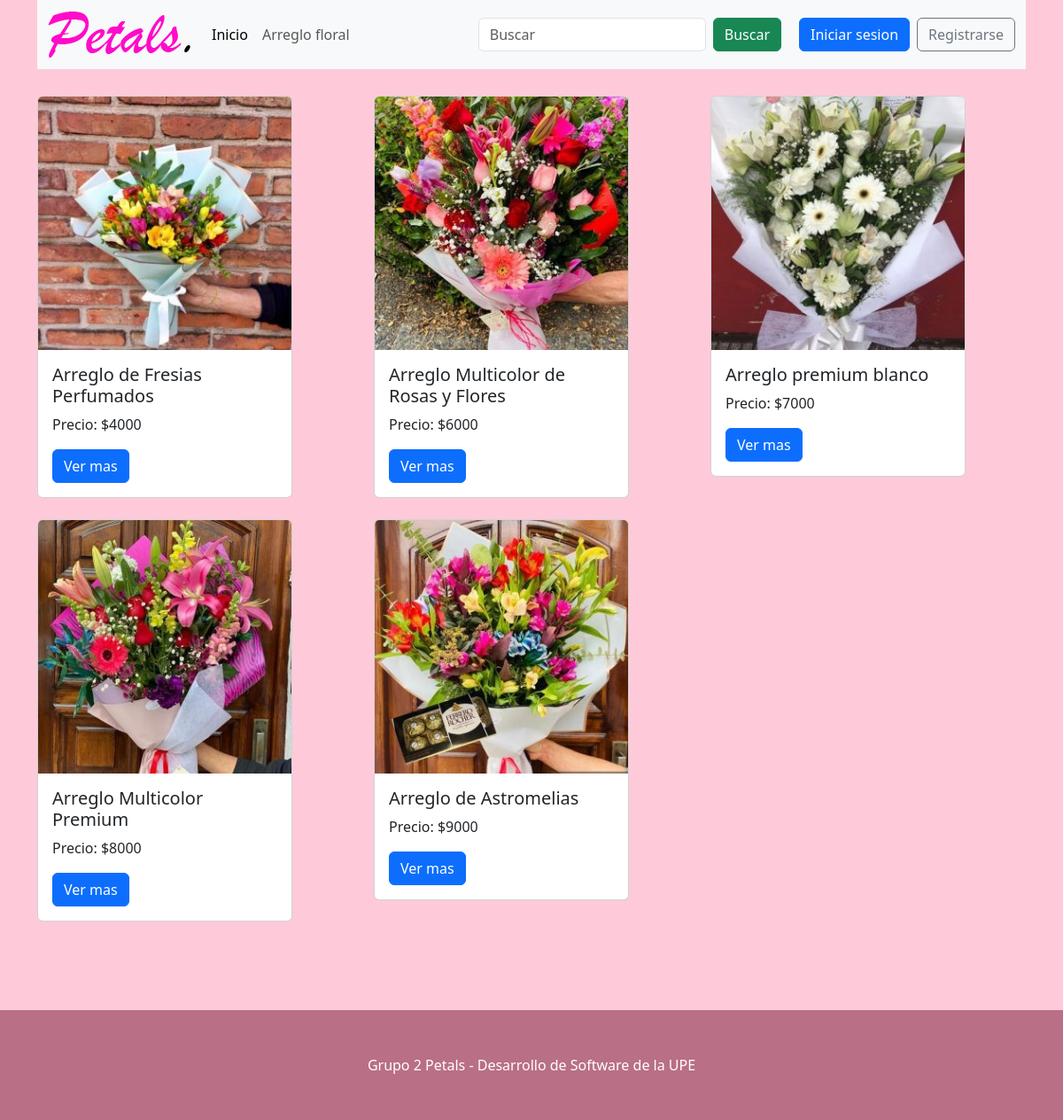
Screenshot of /galeria.php with the database file from the repository.
### tables this page shows
CREATE TABLE `producto_catalogo` (
  `Imagen_del_AF` varchar(45) NOT NULL,
  `Nombre_del_AF` varchar(45) NOT NULL,
  `Codigo_del_AF` int(11) NOT NULL,
  `Precio_del_AF` int(11) NOT NULL,
  `Descripcion_del_AF` varchar(50) DEFAULT NULL,
  `Activo` varchar(10) NOT NULL,
  `IDProducto_Catalogo` int(11) NOT NULL
);

### galeria.php (the view, shortened to what this page needs)
<?php
include 'app/conexion.php';
$sql = "SELECT * FROM producto_catalogo";
$result = mysqli_query($conexion,$sql);
include 'sections/header.php';
?>
        <div class="flores">
            <div class="row row-cols-1 row-cols-md-3 g-4">
            	<?php while($reg = mysqli_fetch_assoc($result)){ ?>
                <div class="col galeria-card">
                    <div class="card" style="width: 18rem;">
                        <a href="producto.php?id=<?php echo $reg['IDProducto_Catalogo'] ?>"><img src="imagenes/<?php echo $reg["Imagen_del_AF"] ?>" class="card-img-top" alt="..."></a>
                        <div class="card-body">
                            <h5 class="card-title"><?php echo $reg["Nombre_del_AF"]?></h5>
                            <p class="card-text">Precio: $<?php  echo $reg["Precio_del_AF"]?></p>
                            <a href="producto.php?id=<?php echo $reg['IDProducto_Catalogo'] ?>" class="btn btn-primary">Ver mas</a>
                        </div>
                    </div>
                </div>
            	<?php }	?>
            </div>
        </div>
<?php
include 'sections/footer.php';
?>

### sections/header.php (shortened to what this page needs)
<!DOCTYPE html>
<html lang="en">
<head>
    <link href="https://cdn.jsdelivr.net/npm/bootstrap@5.3.1/dist/css/bootstrap.min.css" rel="stylesheet">
    <link rel="stylesheet" href="style.css">
    <link rel="stylesheet" href="styleTarjeta.css">
</head>
<body>
    <div class="container">
         <nav class="navbar navbar-expand-lg navbar-light bg-light">
        <div class="container-fluid">
        <a class="navbar-brand" href="index.php"><img src="imagenes/petals-logo.png" alt="petals-logo" id="logo"></a>
            <div class="collapse navbar-collapse" id="navbarSupportedContent">
                <ul class="navbar-nav me-auto mb-2 mb-lg-0">
                    <li class="nav-item">
                        <a class="nav-link active" aria-current="page" href="index.php">Inicio</a>
                    </li>
                    <li class="nav-item">
                        <a class="nav-link" href="galeria.php">Arreglo floral</a>
                    </li>
                </ul>
                <form action="galeria_busqueda.php" method="get" class="d-flex">
                    <input class="form-control me-2" type="search" placeholder="Buscar" aria-label="Search" name="busqueda" id="busqueda">
                    <button class="btn btn-success">Buscar</button>
                </form>
                <?php if (isset($_SESSION['user'])) { ?>
                    <a href="app/logout.php" class="btn btn-danger" id="iniciar-sesion">Cerrar sesion</a>
                <?php } else { ?>
                    <a href="login.php" class="btn btn-primary btn me-2" type="submit" id="iniciar-sesion">Iniciar sesion</a>
                    <a href="signup.php" class="btn btn-outline-secondary btn" type="submit" id="registrarse">Registrarse</a>
                <?php } ?>
            </div>
        </div>
    </nav>

### sections/footer.php (shortened to what this page needs)
</div>
<footer>
Grupo 2 Petals - Desarrollo de Software de la UPE
</footer>
</body>
</html>

### style.css (style rules this page uses)
body { background-color: #fecada; }
footer { text-align: center; background-color: #b96f85; color: white; margin-top: 100px; padding: 50px; position: relative; width: 100%; }
#iniciar-sesion { margin-left: 20px; }
.flores { margin-top: 30px; }
.galeria-card { transition: .2s; cursor: pointer; }

### rows the page displays
producto_catalogo: Imagen_del_AF (picture), Nombre_del_AF "Arreglo de Fresias Perfumados", Precio_del_AF "4000"
producto_catalogo: Imagen_del_AF (picture), Nombre_del_AF "Arreglo Multicolor de Rosas y Flores", Precio_del_AF "6000"
producto_catalogo: Imagen_del_AF (picture), Nombre_del_AF "Arreglo premium blanco", Precio_del_AF "7000"
producto_catalogo: Imagen_del_AF (picture), Nombre_del_AF "Arreglo Multicolor Premium", Precio_del_AF "8000"
producto_catalogo: Imagen_del_AF (picture), Nombre_del_AF "Arreglo de Astromelias", Precio_del_AF "9000"
